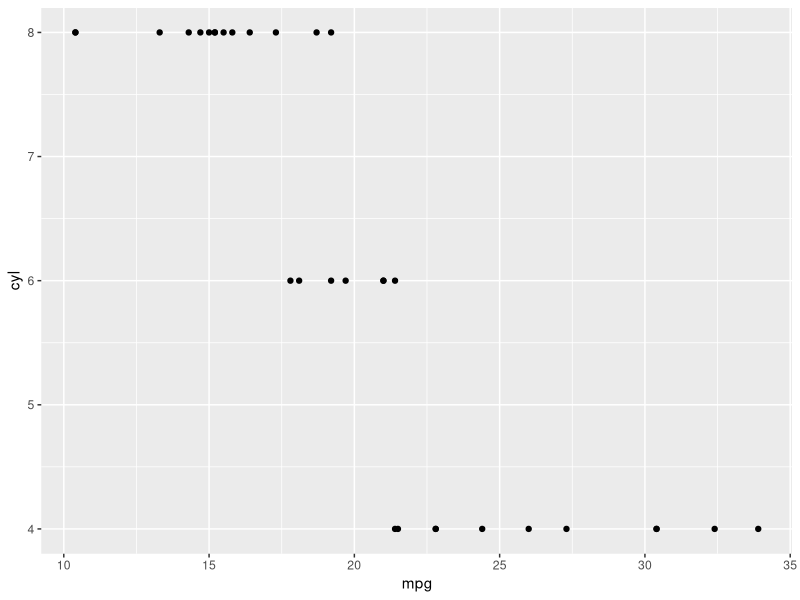

Generate this figure with R:
# Mock Exam
###########

# create summary statistics
summary(mtcars)

# find best figure
library(ggplot2)
ggplot(mtcars, mapping = aes(x = mpg, y = cyl)) +
  geom_point()